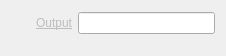
<?xml version="1.0" encoding="UTF-8"?>
<ui version="4.0">
 <class>InspectorPrintWidget</class>
 <widget class="QWidget" name="InspectorPrintWidget">
  <property name="geometry">
   <rect>
    <x>0</x>
    <y>0</y>
    <width>226</width>
    <height>56</height>
   </rect>
  </property>
  <property name="sizePolicy">
   <sizepolicy hsizetype="Expanding" vsizetype="Preferred">
    <horstretch>0</horstretch>
    <verstretch>0</verstretch>
   </sizepolicy>
  </property>
  <layout class="QVBoxLayout" name="verticalLayout">
   <item>
    <layout class="QHBoxLayout" name="horizontalLayoutOutput">
     <item>
      <spacer name="horizontalSpacerOutput">
       <property name="orientation">
        <enum>Qt::Horizontal</enum>
       </property>
       <property name="sizeType">
        <enum>QSizePolicy::Fixed</enum>
       </property>
       <property name="sizeHint" stdset="0">
        <size>
         <width>24</width>
         <height>20</height>
        </size>
       </property>
      </spacer>
     </item>
     <item>
      <widget class="QLabel" name="labelOutput">
       <property name="text">
        <string>&lt;a href=&quot;Output&quot; style=&quot;color: #BEBEBE;&quot;&gt;Output&lt;/a&gt;</string>
       </property>
       <property name="alignment">
        <set>Qt::AlignRight|Qt::AlignTrailing|Qt::AlignVCenter</set>
       </property>
      </widget>
     </item>
     <item>
      <widget class="QLineEdit" name="lineEditOutput"/>
     </item>
    </layout>
   </item>
   <item>
    <spacer name="verticalSpacerFileRecorder">
     <property name="orientation">
      <enum>Qt::Vertical</enum>
     </property>
     <property name="sizeType">
      <enum>QSizePolicy::Fixed</enum>
     </property>
     <property name="sizeHint" stdset="0">
      <size>
       <width>20</width>
       <height>10</height>
      </size>
     </property>
    </spacer>
   </item>
  </layout>
 </widget>
 <resources/>
 <connections>
  <connection>
   <sender>labelOutput</sender>
   <signal>linkActivated(QString)</signal>
   <receiver>InspectorPrintWidget</receiver>
   <slot>resetOutput(QString)</slot>
   <hints>
    <hint type="sourcelabel">
     <x>46</x>
     <y>24</y>
    </hint>
    <hint type="destinationlabel">
     <x>3</x>
     <y>21</y>
    </hint>
   </hints>
  </connection>
  <connection>
   <sender>lineEditOutput</sender>
   <signal>textChanged(QString)</signal>
   <receiver>InspectorPrintWidget</receiver>
   <slot>outputChanged(QString)</slot>
   <hints>
    <hint type="sourcelabel">
     <x>191</x>
     <y>23</y>
    </hint>
    <hint type="destinationlabel">
     <x>225</x>
     <y>20</y>
    </hint>
   </hints>
  </connection>
 </connections>
 <slots>
  <slot>containerChanged(QString)</slot>
  <slot>resetContainer(QString)</slot>
  <slot>resetCodec(QString)</slot>
  <slot>codecChanged(QString)</slot>
  <slot>resetPreset(QString)</slot>
  <slot>presetChanged(QString)</slot>
  <slot>resetTune(QString)</slot>
  <slot>tuneChanged(QString)</slot>
  <slot>resetOutput(QString)</slot>
  <slot>outputChanged(QString)</slot>
  <slot>resetWithAlpha(QString)</slot>
  <slot>withAlphaChanged(int)</slot>
 </slots>
</ui>
